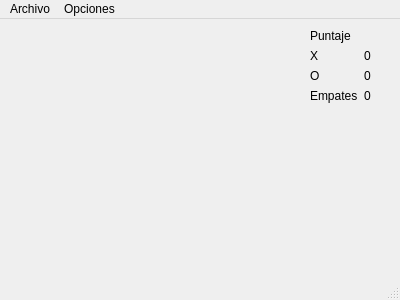
<?xml version="1.0" encoding="UTF-8"?>
<ui version="4.0">
 <class>TresEnRaya</class>
 <widget class="QMainWindow" name="TresEnRaya">
  <property name="geometry">
   <rect>
    <x>0</x>
    <y>0</y>
    <width>400</width>
    <height>300</height>
   </rect>
  </property>
  <property name="windowTitle">
   <string>TresEnRaya</string>
  </property>
  <property name="styleSheet">
   <string notr="true"/>
  </property>
  <widget class="QWidget" name="centralwidget">
   <widget class="QWidget" name="layoutWidget">
    <property name="geometry">
     <rect>
      <x>310</x>
      <y>10</y>
      <width>86</width>
      <height>110</height>
     </rect>
    </property>
    <layout class="QFormLayout" name="formLayout">
     <item row="0" column="0">
      <widget class="QLabel" name="label">
       <property name="text">
        <string>Puntaje</string>
       </property>
      </widget>
     </item>
     <item row="1" column="0">
      <widget class="QLabel" name="label_2">
       <property name="text">
        <string>X</string>
       </property>
      </widget>
     </item>
     <item row="1" column="1">
      <widget class="QLabel" name="jugador1">
       <property name="text">
        <string>0</string>
       </property>
      </widget>
     </item>
     <item row="2" column="0">
      <widget class="QLabel" name="label_3">
       <property name="text">
        <string>O</string>
       </property>
      </widget>
     </item>
     <item row="2" column="1">
      <widget class="QLabel" name="jugador2">
       <property name="text">
        <string>0</string>
       </property>
      </widget>
     </item>
     <item row="3" column="0">
      <widget class="QLabel" name="label_4">
       <property name="text">
        <string>Empates</string>
       </property>
      </widget>
     </item>
     <item row="3" column="1">
      <widget class="QLabel" name="empate">
       <property name="text">
        <string>0</string>
       </property>
      </widget>
     </item>
    </layout>
   </widget>
  </widget>
  <widget class="QStatusBar" name="statusbar"/>
  <widget class="QMenuBar" name="menubar">
   <property name="geometry">
    <rect>
     <x>0</x>
     <y>0</y>
     <width>400</width>
     <height>21</height>
    </rect>
   </property>
   <widget class="QMenu" name="menuArchivo">
    <property name="title">
     <string>Archivo</string>
    </property>
    <addaction name="Reiniciar"/>
    <addaction name="Salir"/>
   </widget>
   <widget class="QMenu" name="menuOpciones">
    <property name="title">
     <string>Opciones</string>
    </property>
    <widget class="QMenu" name="menuColor">
     <property name="title">
      <string>Color</string>
     </property>
     <addaction name="Color_X"/>
     <addaction name="Color_O"/>
    </widget>
    <widget class="QMenu" name="menuElegir">
     <property name="title">
      <string>Elegir</string>
     </property>
     <addaction name="X"/>
     <addaction name="O"/>
    </widget>
    <addaction name="menuColor"/>
    <addaction name="menuElegir"/>
   </widget>
   <addaction name="menuArchivo"/>
   <addaction name="menuOpciones"/>
  </widget>
  <action name="Reiniciar">
   <property name="text">
    <string>Reiniciar</string>
   </property>
  </action>
  <action name="Salir">
   <property name="text">
    <string>Salir</string>
   </property>
  </action>
  <action name="Musica">
   <property name="text">
    <string>Elegir Musica</string>
   </property>
  </action>
  <action name="Color_X">
   <property name="text">
    <string>Color X</string>
   </property>
  </action>
  <action name="Color_O">
   <property name="text">
    <string>Color O</string>
   </property>
  </action>
  <action name="X">
   <property name="text">
    <string>X</string>
   </property>
  </action>
  <action name="O">
   <property name="text">
    <string>O</string>
   </property>
  </action>
  <action name="contra">
   <property name="text">
    <string>1 VS 1</string>
   </property>
  </action>
  <action name="actionF_cil">
   <property name="text">
    <string>Fácil</string>
   </property>
  </action>
  <action name="actionNormal">
   <property name="text">
    <string>Normal</string>
   </property>
  </action>
  <action name="actionM_quina">
   <property name="text">
    <string>Máquina</string>
   </property>
  </action>
 </widget>
 <resources/>
 <connections/>
</ui>
